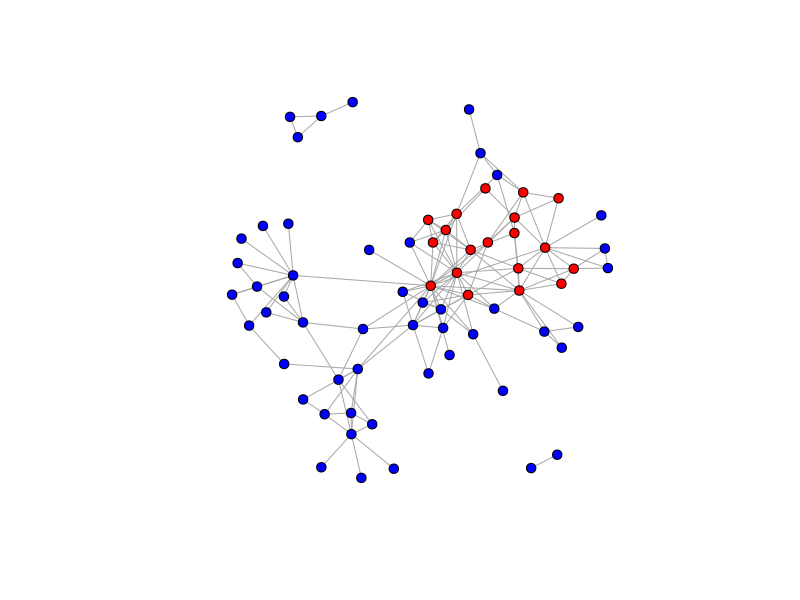

This figure's R source: (Note: this script raises an error after producing the figure.)
## ---- chunk 1
library(igraph)
options(digits = 3, scientific = F, scipen = 100)



## ---- chunk 2
nodes <- read.csv("vertex911.csv",header=T)
adj <- read.csv("adj911.csv",header=T)
adj <- as.matrix(adj)



## ---- chunk 3
g_2 <- graph_from_adjacency_matrix(adj, mode = "undirected")



## ---- chunk 4
V(g_2)$color <- "blue"
V(g_2)$color[1:19] <- "red"



## ---- chunk 5
plot(g_2,layout=layout.fruchterman.reingold,
vertex.size=5, vertex.label.cex=.15,edge.arrow.size=.15,
 vertex.label=NA)

#the hijackers in the network are quite central and very well connected in the network. There are 2 small disconnected components. There is 1 giant component and it contains the hijackers. The hijackers are very well connected to each other

## ---- chunk 6
eigen.cent <- eigen_centrality(g_2)
eigen.node <- eigen.cent$vector
order <- order(eigen.cent$vector, decreasing = 1)
eigen.node[order]
# from the the list 1:4 are the actual hijackers.
## ---- chunk 7
betweenness <- betweenness(g_2)
nodes$between <-betweenness
closeness <- closeness(g_2)
nodes$close <- closeness

# check the nodes and click the sort to check the the top 5 to determine the the values.


## ---- chunk 8
table(sapply(cliques(g_2),length))
cliques(g_2) [sapply(cliques(g_2), length) == 6]



## ---- chunk 9
g_3 <- graph_from_adjacency_matrix(adj[1:19,1:19], mode = "undirected")



## ---- chunk 10
V(g_3)$color[1:5] <- "green"
V(g_3)$color[6:10] <- "blue"
V(g_3)$color[11:15] <- "gray0"
V(g_3)$color[16:19] <- "yellow"
V(g_3)$color[c(1,6,11,16)] <- "red"


##repeat for all the other values in the file. The vector is just to show the matching the codes. Adter all of this plot.

## ---- chunk 11
plot(g_3,layout=layout.fruchterman.reingold,
vertex.size=5, vertex.label.cex=.15,edge.arrow.size=.15,
 vertex.label=NA)

## ---- chunk 12
table(sapply(cliques(g_3),length))
cliques(g_3) [sapply(cliques(g_3), length) == 6]

